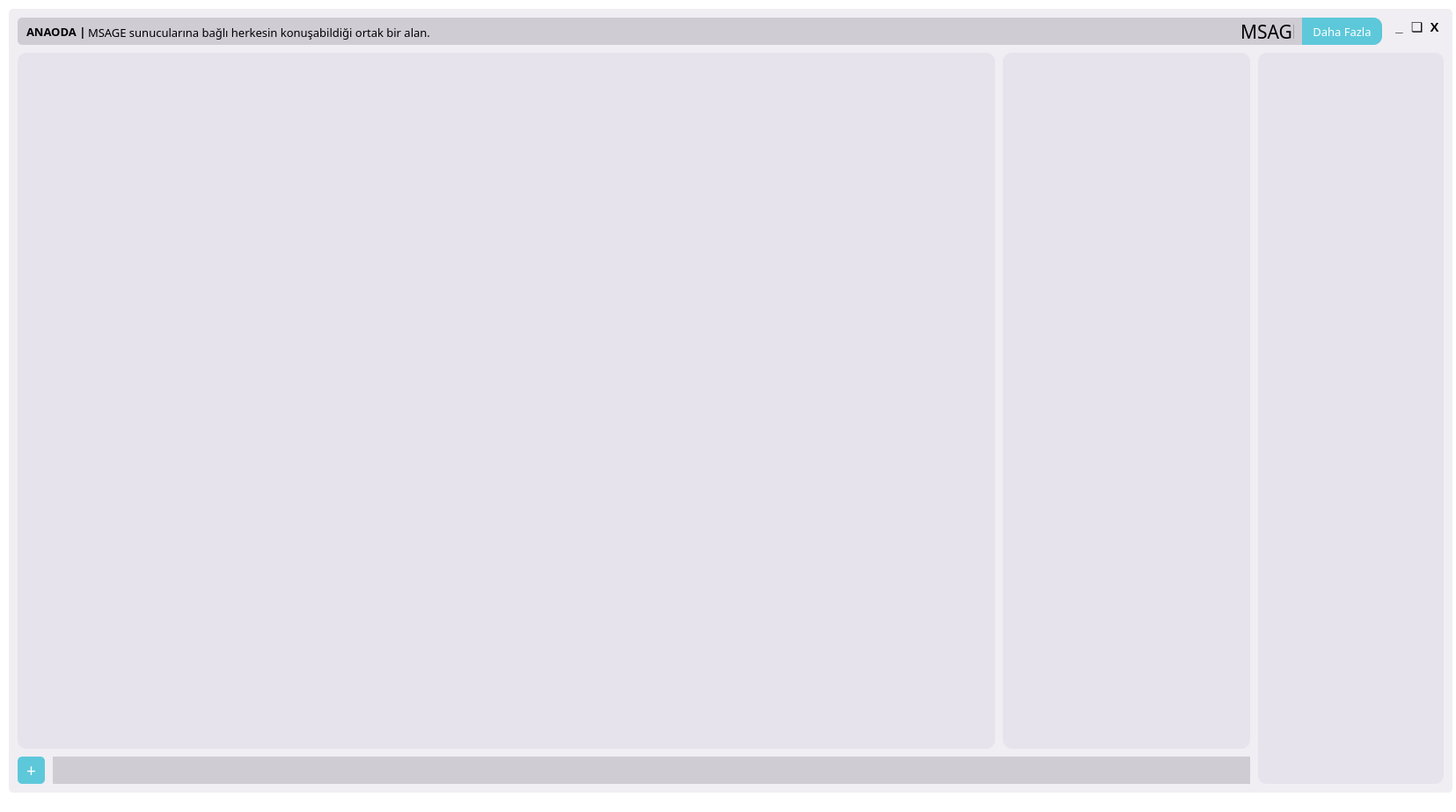
<?xml version="1.0" encoding="UTF-8"?>
<ui version="4.0">
 <class>MainWindow</class>
 <widget class="QMainWindow" name="MainWindow">
  <property name="geometry">
   <rect>
    <x>0</x>
    <y>0</y>
    <width>1655</width>
    <height>923</height>
   </rect>
  </property>
  <property name="windowTitle">
   <string>MainWindow</string>
  </property>
  <property name="styleSheet">
   <string notr="true">*{
   background:transparent;
}

QLabel
{
background:transparent;
}</string>
  </property>
  <widget class="QWidget" name="centralwidget">
   <widget class="QGroupBox" name="groupBox_3">
    <property name="geometry">
     <rect>
      <x>10</x>
      <y>10</y>
      <width>1641</width>
      <height>891</height>
     </rect>
    </property>
    <property name="styleSheet">
     <string notr="true">QGroupBox {
background:#f0eef3 ;
border-radius:5px;
}</string>
    </property>
    <property name="title">
     <string/>
    </property>
    <widget class="QGroupBox" name="groupBox">
     <property name="geometry">
      <rect>
       <x>10</x>
       <y>10</y>
       <width>1551</width>
       <height>31</height>
      </rect>
     </property>
     <property name="styleSheet">
      <string notr="true">QGroupBox
{
background: #cfccd4 ;
border-style: dotted;
border-top-right-radius:10px;
border-bottom-right-radius:10px;
}</string>
     </property>
     <property name="title">
      <string/>
     </property>
     <widget class="QPushButton" name="pushButton_4">
      <property name="geometry">
       <rect>
        <x>1460</x>
        <y>0</y>
        <width>91</width>
        <height>31</height>
       </rect>
      </property>
      <property name="font">
       <font>
        <family>Bahnschrift</family>
        <pointsize>10</pointsize>
        <weight>50</weight>
        <bold>false</bold>
       </font>
      </property>
      <property name="styleSheet">
       <string notr="true">QPushButton
{
background: #5dc8da;
color:#ffffff;
border-top-right-radius:10px;
border-bottom-right-radius:10px;
}</string>
      </property>
      <property name="text">
       <string>Daha Fazla</string>
      </property>
     </widget>
     <widget class="QLabel" name="label">
      <property name="geometry">
       <rect>
        <x>10</x>
        <y>0</y>
        <width>71</width>
        <height>31</height>
       </rect>
      </property>
      <property name="font">
       <font>
        <family>Raleway SemiBold</family>
        <pointsize>10</pointsize>
        <weight>75</weight>
        <bold>true</bold>
       </font>
      </property>
      <property name="styleSheet">
       <string notr="true">QLabel
{
color:#000000;
}</string>
      </property>
      <property name="text">
       <string>ANAODA |</string>
      </property>
     </widget>
     <widget class="QLabel" name="label_3">
      <property name="geometry">
       <rect>
        <x>80</x>
        <y>1</y>
        <width>1041</width>
        <height>31</height>
       </rect>
      </property>
      <property name="font">
       <font>
        <family>Bahnschrift</family>
        <pointsize>10</pointsize>
        <weight>50</weight>
        <bold>false</bold>
       </font>
      </property>
      <property name="styleSheet">
       <string notr="true">QLabel
{
color:#000000;
}</string>
      </property>
      <property name="text">
       <string>MSAGE sunucularına bağlı herkesin konuşabildiği ortak bir alan.</string>
      </property>
     </widget>
     <widget class="QLabel" name="label_2">
      <property name="geometry">
       <rect>
        <x>1390</x>
        <y>0</y>
        <width>61</width>
        <height>31</height>
       </rect>
      </property>
      <property name="font">
       <font>
        <family>Bahnschrift</family>
        <pointsize>16</pointsize>
        <weight>50</weight>
        <bold>false</bold>
       </font>
      </property>
      <property name="layoutDirection">
       <enum>Qt::LeftToRight</enum>
      </property>
      <property name="styleSheet">
       <string notr="true">QLabel 
{
color:#000000;
}</string>
      </property>
      <property name="text">
       <string>MSAGE </string>
      </property>
      <property name="textFormat">
       <enum>Qt::AutoText</enum>
      </property>
      <property name="scaledContents">
       <bool>false</bool>
      </property>
     </widget>
    </widget>
    <widget class="QPushButton" name="pushButton_3">
     <property name="geometry">
      <rect>
       <x>1610</x>
       <y>10</y>
       <width>21</width>
       <height>21</height>
      </rect>
     </property>
     <property name="font">
      <font>
       <family>Arial</family>
       <pointsize>11</pointsize>
       <weight>75</weight>
       <bold>true</bold>
      </font>
     </property>
     <property name="styleSheet">
      <string notr="true">QPushButton
{
background:transparent;
color:#000000;
border-style: dotted;
}</string>
     </property>
     <property name="text">
      <string>X</string>
     </property>
    </widget>
    <widget class="QPushButton" name="pushButton_5">
     <property name="geometry">
      <rect>
       <x>1590</x>
       <y>10</y>
       <width>21</width>
       <height>21</height>
      </rect>
     </property>
     <property name="font">
      <font>
       <family>Arial</family>
       <pointsize>11</pointsize>
       <weight>75</weight>
       <bold>true</bold>
      </font>
     </property>
     <property name="styleSheet">
      <string notr="true">QPushButton
{
background:transparent;
color:#000000;
border-style: dotted;
}</string>
     </property>
     <property name="text">
      <string>❏</string>
     </property>
    </widget>
    <widget class="QPushButton" name="pushButton_6">
     <property name="geometry">
      <rect>
       <x>1570</x>
       <y>10</y>
       <width>21</width>
       <height>21</height>
      </rect>
     </property>
     <property name="font">
      <font>
       <family>Arial</family>
       <pointsize>11</pointsize>
       <weight>75</weight>
       <bold>true</bold>
      </font>
     </property>
     <property name="styleSheet">
      <string notr="true">QPushButton
{
background:transparent;
color:#000000;
border-style: dotted;
}</string>
     </property>
     <property name="text">
      <string>_</string>
     </property>
    </widget>
    <widget class="QStackedWidget" name="stackedWidget">
     <property name="geometry">
      <rect>
       <x>0</x>
       <y>50</y>
       <width>1641</width>
       <height>841</height>
      </rect>
     </property>
     <property name="styleSheet">
      <string notr="true"/>
     </property>
     <property name="currentIndex">
      <number>0</number>
     </property>
     <widget class="QWidget" name="page">
      <widget class="QGroupBox" name="groupBox_2">
       <property name="geometry">
        <rect>
         <x>10</x>
         <y>0</y>
         <width>1401</width>
         <height>791</height>
        </rect>
       </property>
       <property name="styleSheet">
        <string notr="true">QGroupBox
{
background:#f0eef3 ;
border-radius:15px;
}</string>
       </property>
       <property name="title">
        <string/>
       </property>
       <widget class="QListWidget" name="listWidget">
        <property name="geometry">
         <rect>
          <x>0</x>
          <y>0</y>
          <width>1111</width>
          <height>791</height>
         </rect>
        </property>
        <property name="font">
         <font>
          <family>Bahnschrift</family>
          <pointsize>12</pointsize>
          <weight>50</weight>
          <bold>false</bold>
         </font>
        </property>
        <property name="styleSheet">
         <string notr="true">QListWidget
{
background:#e6e3ec  ;
padding:5px;

border-radius:10px;
color:#000000;
}</string>
        </property>
        <property name="isWrapping" stdset="0">
         <bool>false</bool>
        </property>
        <property name="batchSize">
         <number>200</number>
        </property>
       </widget>
       <widget class="QListWidget" name="listWidget_3">
        <property name="geometry">
         <rect>
          <x>1120</x>
          <y>0</y>
          <width>281</width>
          <height>791</height>
         </rect>
        </property>
        <property name="font">
         <font>
          <family>Bahnschrift</family>
          <pointsize>12</pointsize>
          <weight>50</weight>
          <bold>false</bold>
         </font>
        </property>
        <property name="styleSheet">
         <string notr="true">QListWidget
{
background:#e6e3ec  ;
border-radius:10px;
color:#000000;
padding:5px;

}</string>
        </property>
       </widget>
      </widget>
      <widget class="QListWidget" name="listWidget_2">
       <property name="geometry">
        <rect>
         <x>1420</x>
         <y>0</y>
         <width>211</width>
         <height>831</height>
        </rect>
       </property>
       <property name="font">
        <font>
         <family>Bahnschrift</family>
         <pointsize>12</pointsize>
         <weight>50</weight>
         <bold>false</bold>
        </font>
       </property>
       <property name="styleSheet">
        <string notr="true">QListWidget
{
background: #e6e3ec;
color:#000000;
border-radius:10px;
padding:5px;
}</string>
       </property>
      </widget>
      <widget class="QLineEdit" name="lineEdit">
       <property name="geometry">
        <rect>
         <x>50</x>
         <y>800</y>
         <width>1361</width>
         <height>31</height>
        </rect>
       </property>
       <property name="font">
        <font>
         <family>Bahnschrift</family>
         <pointsize>10</pointsize>
         <weight>50</weight>
         <bold>false</bold>
        </font>
       </property>
       <property name="styleSheet">
        <string notr="true">QLineEdit
{
background:#cfccd4 ;
color:#000000;
padding:5px;
border-style: dotted;
}</string>
       </property>
      </widget>
      <widget class="QPushButton" name="pushButton_2">
       <property name="geometry">
        <rect>
         <x>10</x>
         <y>800</y>
         <width>31</width>
         <height>31</height>
        </rect>
       </property>
       <property name="font">
        <font>
         <family>Bahnschrift</family>
         <pointsize>14</pointsize>
         <weight>50</weight>
         <bold>false</bold>
        </font>
       </property>
       <property name="styleSheet">
        <string notr="true">QPushButton
{
background:#5dc8da;
padding: 2px;
border-radius: 5px;
color:#ffffff;
}</string>
       </property>
       <property name="text">
        <string>+</string>
       </property>
      </widget>
     </widget>
     <widget class="QWidget" name="page_2">
      <widget class="QGroupBox" name="groupBox_4">
       <property name="geometry">
        <rect>
         <x>1470</x>
         <y>0</y>
         <width>161</width>
         <height>831</height>
        </rect>
       </property>
       <property name="styleSheet">
        <string notr="true">QGroupBox
{
background: #e6e3ec;
color:#000000;
border-radius:10px;
padding:5px;
}
</string>
       </property>
       <property name="title">
        <string/>
       </property>
       <widget class="QPushButton" name="pushButton_7">
        <property name="geometry">
         <rect>
          <x>0</x>
          <y>20</y>
          <width>161</width>
          <height>31</height>
         </rect>
        </property>
        <property name="font">
         <font>
          <family>Bahnschrift</family>
          <pointsize>10</pointsize>
          <weight>50</weight>
          <bold>false</bold>
         </font>
        </property>
        <property name="styleSheet">
         <string notr="true">QPushButton
{
background: #5dc8da;
color:#ffffff;
border-top-right-radius:10px;
border-bottom-right-radius:10px;
}</string>
        </property>
        <property name="text">
         <string>PROFİLİM</string>
        </property>
       </widget>
       <widget class="QPushButton" name="pushButton_8">
        <property name="geometry">
         <rect>
          <x>0</x>
          <y>70</y>
          <width>161</width>
          <height>31</height>
         </rect>
        </property>
        <property name="font">
         <font>
          <family>Bahnschrift</family>
          <pointsize>10</pointsize>
          <weight>50</weight>
          <bold>false</bold>
         </font>
        </property>
        <property name="styleSheet">
         <string notr="true">QPushButton
{
background: #5dc8da;
color:#ffffff;
border-top-right-radius:10px;
border-bottom-right-radius:10px;
}</string>
        </property>
        <property name="text">
         <string>ODALAR </string>
        </property>
       </widget>
       <widget class="QPushButton" name="pushButton_9">
        <property name="geometry">
         <rect>
          <x>0</x>
          <y>220</y>
          <width>161</width>
          <height>31</height>
         </rect>
        </property>
        <property name="font">
         <font>
          <family>Bahnschrift</family>
          <pointsize>10</pointsize>
          <weight>50</weight>
          <bold>false</bold>
         </font>
        </property>
        <property name="styleSheet">
         <string notr="true">QPushButton
{
background: #5dc8da;
color:#ffffff;
border-top-right-radius:10px;
border-bottom-right-radius:10px;
}</string>
        </property>
        <property name="text">
         <string>HAKKIMIZDA</string>
        </property>
       </widget>
       <widget class="QPushButton" name="pushButton_10">
        <property name="geometry">
         <rect>
          <x>0</x>
          <y>120</y>
          <width>161</width>
          <height>31</height>
         </rect>
        </property>
        <property name="font">
         <font>
          <family>Bahnschrift</family>
          <pointsize>10</pointsize>
          <weight>50</weight>
          <bold>false</bold>
         </font>
        </property>
        <property name="styleSheet">
         <string notr="true">QPushButton
{
background: #5dc8da;
color:#ffffff;
border-top-right-radius:10px;
border-bottom-right-radius:10px;
}</string>
        </property>
        <property name="text">
         <string>GÜVENLİK</string>
        </property>
       </widget>
       <widget class="QPushButton" name="pushButton_11">
        <property name="geometry">
         <rect>
          <x>0</x>
          <y>170</y>
          <width>161</width>
          <height>31</height>
         </rect>
        </property>
        <property name="font">
         <font>
          <family>Bahnschrift</family>
          <pointsize>10</pointsize>
          <weight>50</weight>
          <bold>false</bold>
         </font>
        </property>
        <property name="styleSheet">
         <string notr="true">QPushButton
{
background: #5dc8da;
color:#ffffff;
border-top-right-radius:10px;
border-bottom-right-radius:10px;
}</string>
        </property>
        <property name="text">
         <string>GİZLİLİK</string>
        </property>
       </widget>
      </widget>
     </widget>
    </widget>
   </widget>
  </widget>
 </widget>
 <resources/>
 <connections/>
</ui>
